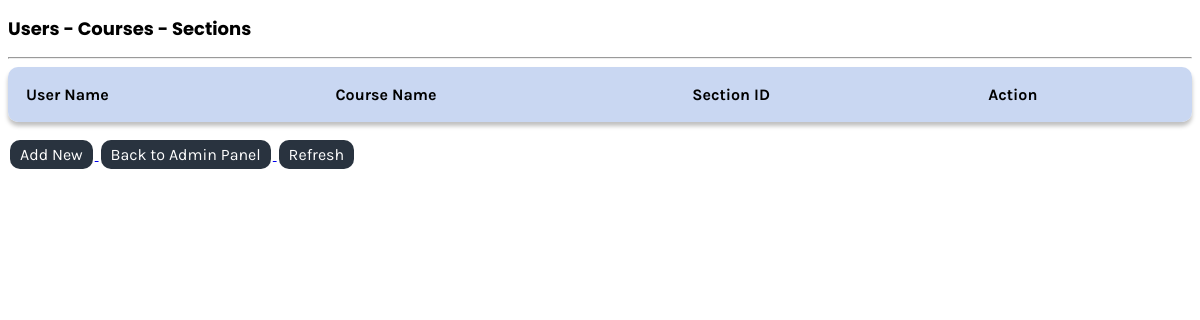
Page /assign-user.php (signed in) on the earlier database version.
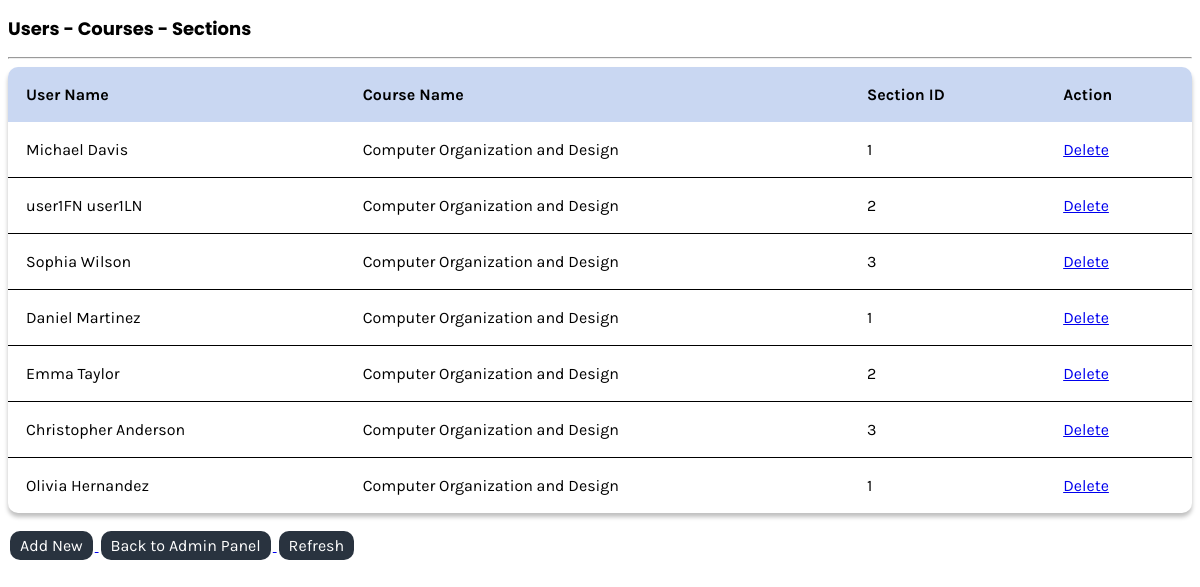
Same page on the later database version.
### tables this page shows
CREATE TABLE IF NOT EXISTS `user_course_section` (
  `userID` INT NOT NULL,
  `course_id` INT NOT NULL,
  `sectionID` INT NOT NULL,
  PRIMARY KEY (`userID`, `sectionID`),
  FOREIGN KEY (`userID`) REFERENCES `user`(`userID`) ON DELETE CASCADE ON UPDATE CASCADE,
  FOREIGN KEY (`course_id`) REFERENCES `courses`(`course_id`) ON DELETE CASCADE ON UPDATE CASCADE,
  FOREIGN KEY (`sectionID`) REFERENCES `section`(`sectionID`) ON DELETE CASCADE ON UPDATE CASCADE
);

CREATE TABLE IF NOT EXISTS `user`
(
  `userID` INT NOT NULL AUTO_INCREMENT PRIMARY KEY,
  `first_name` VARCHAR(50) NOT NULL,
  `last_name` VARCHAR(50) NOT NULL,
  `dob` DATE NOT NULL,
  `email` VARCHAR(150) NOT NULL UNIQUE,
  `username` VARCHAR(50) NOT NULL UNIQUE,
  `password` VARCHAR(50) NOT NULL,
  `first_login` BOOLEAN DEFAULT TRUE,
  `roleID` INT NOT NULL,
  FOREIGN KEY (`roleID`) REFERENCES `role` (`roleID`),
  INDEX (`roleID`)
) AUTO_INCREMENT = 1000;

CREATE TABLE IF NOT EXISTS `courses` (
  `course_id` INT NOT NULL AUTO_INCREMENT,
  `course_name` VARCHAR(150) NOT NULL,
  `course_code` VARCHAR(150) NOT NULL,
  `dept_name` VARCHAR(150) NOT NULL,
  `semester` VARCHAR(150) NOT NULL,
  `room_no` VARCHAR(150) NOT NULL,
  `instructor_name` VARCHAR(150) NOT NULL,
  PRIMARY KEY (`course_id`)
) AUTO_INCREMENT=4;

### assign-user.php (the view, shortened to what this page needs)
<?php
require("session.php");
?>
<!DOCTYPE html>
<html lang="en">
<head>
    <link rel="stylesheet" href="style.css">
</head>
<div class="content-body">
    <?php
    $query = "SELECT ucs.userID, ucs.sectionID, c.course_id, c.course_name, s.section_name, u.first_name, u.last_name
                FROM user_course_section ucs
                    JOIN user u ON u.userID = ucs.userID
                    JOIN courses c ON c.course_id = ucs.course_id
                    JOIN section s ON s.sectionID = ucs.sectionID
                ORDER BY u.userID ASC";
    $results = mysqli_query($conn, $query);
    ?>
    <h2>Users - Courses - Sections</h2>
    <hr>
    <table>
        <thead>
            <tr>
                <th>User Name</th>
                <th>Course Name</th>
                <th>Section ID</th>
                <th colspan="2">Action</th>
            </tr>
        </thead>
        <tbody>
            <?php
            foreach ($results as $row) {
                $userID = $row['userID'];
                $first_name = $row['first_name'];
                $last_name = $row['last_name'];
                $course_id = $row['course_id'];
                $course_name = $row['course_name'];
                $sectionID = $row['sectionID'];
            ?>
                <tr>
                    <td><?= $first_name . " " . $last_name ?></td>
                    <td><?= $course_name ?></td>
                    <td><?= $sectionID ?></td>
                    <td><a href="?page=assign-user&delete_view=true&userID=<?= $userID ?>&course_id=<?= $course_id ?>&sectionID=<?= $sectionID ?>" onclick="return confirm('Please confirm deletion')">Delete</a></td>
                </tr>
            <?php
            }
            ?>
        </tbody>
    </table>
    <a href="?page=assign-user&add_view=true">
        <button>Add New</button>
    </a>
    <a href="admin.php">
        <button>Back to Admin Panel</button>
    </a>
    <a href="assign-user.php">
        <button>Refresh</button>
    </a>
</div>
</html>

### style.css (style rules this page uses)
h2 { font-family: 'Poppins', sans-serif; font-size: 18px; }
table { width: 100%; position: relative; background: white; box-shadow: 0px 4px 4px rgba(0, 0, 0, 0.25); border-radius: 10px; border-collapse: collapse; overflow: hidden; }
tr { border-bottom: 1px solid black; }
tr:last-child { border-bottom: none; }
th { background-color: #c9d7f2; }
th, td { padding: 18px; text-align: left; }
button { display: flex; justify-content: center; font-family: 'Karla', sans-serif; background-color: #29333F; border: none; color: white; padding: 5px 10px 5px 10px; text-align: center; text-decoration: none; display: inline-block; font-size: 16px; margin: 18px 2px; cursor: pointer; border-radius: 10px; }
*, *::after, *::before { box-sizing: border-box; }
hr { height: 0.25px; background-color: white; }

Differences in the rows shown:
added user_course_section: userID.first_name "Michael", userID.last_name "Davis", course.course_name "Computer Organization and Design", sectionID "1"
added user_course_section: userID.first_name "user1FN", userID.last_name "user1LN", course.course_name "Computer Organization and Design", sectionID "2"
added user_course_section: userID.first_name "Sophia", userID.last_name "Wilson", course.course_name "Computer Organization and Design", sectionID "3"
added user_course_section: userID.first_name "Daniel", userID.last_name "Martinez", course.course_name "Computer Organization and Design", sectionID "1"
added user_course_section: userID.first_name "Emma", userID.last_name "Taylor", course.course_name "Computer Organization and Design", sectionID "2"
added user_course_section: userID.first_name "Christopher", userID.last_name "Anderson", course.course_name "Computer Organization and Design", sectionID "3"
added user_course_section: userID.first_name "Olivia", userID.last_name "Hernandez", course.course_name "Computer Organization and Design", sectionID "1"
